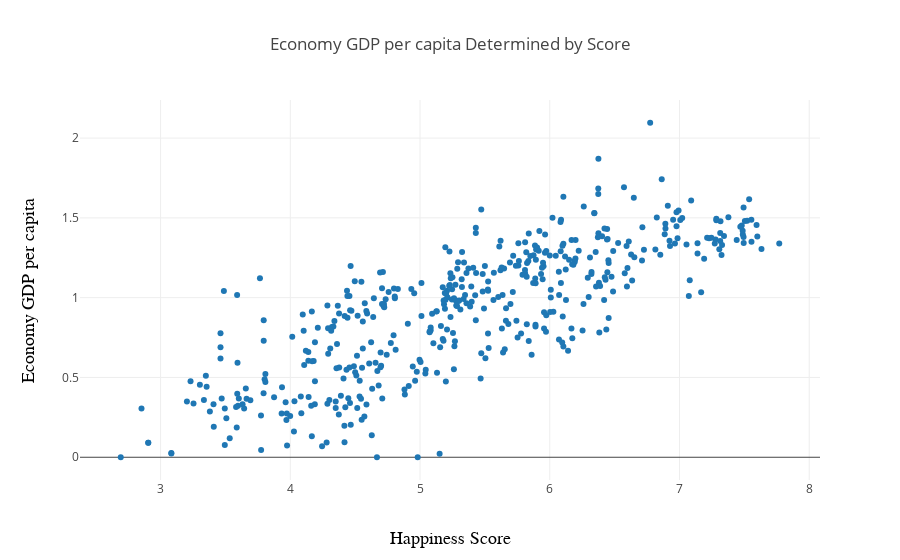

Notebook source saved alongside this figure:
### Code cell
fig4 = go.Figure(data=data4, layout=layout)
iplot(fig4)

### Figure 1 — Plotly figure (JSON) as saved in the notebook; plotly's stock layout.template omitted (floating-point values rounded to 4 significant figures; data arrays with more than 128 entries replaced by an {"elided": "..."} marker saying what was removed)
{"data": [{"mode": "markers", "type": "scatter", "uid": "4413b1ab-3953-4f3f-a90c-9e9e217d3507", "x": {"elided": "467 float values"}, "y": {"elided": "467 float values"}}], "layout": {"title": {"text": "Economy GDP per capita Determined by Score"}, "xaxis": {"title": {"font": {"color": "black", "family": "Courier New, monospace", "size": 18}, "text": "Happiness Score"}}, "yaxis": {"title": {"font": {"color": "black", "family": "Courier New, monospace", "size": 18}, "text": "Economy GDP per capita"}}}}
